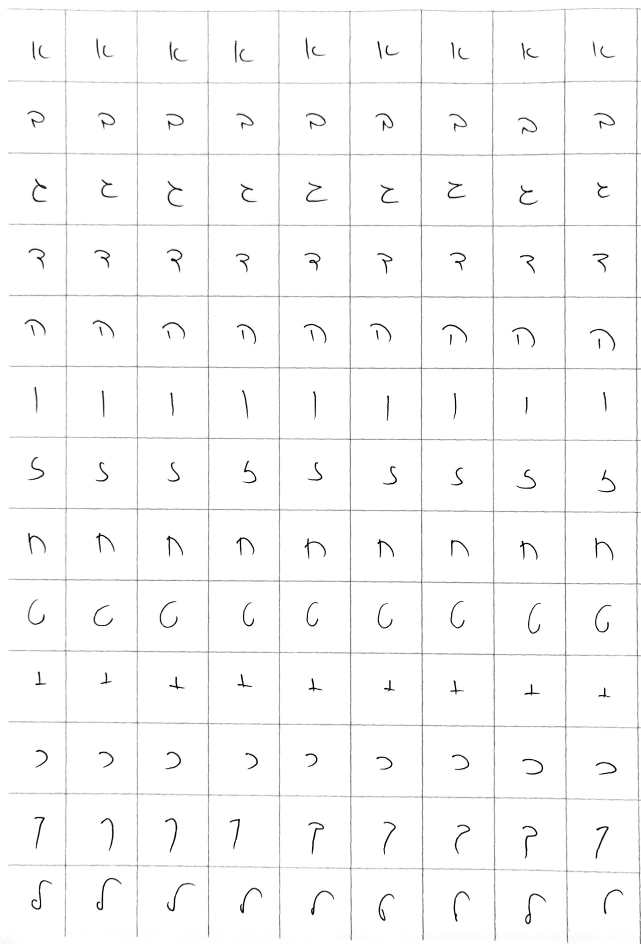
#> input picture neural-network/processing_templates/elka-template-01.jpg, 1922 x 2830 px, given as the content of the folder filled_in_templates, which was not available (shown at 1/3 size)
$ python preprocess.py
#> lines starting #> are read from the running program, lines starting #| are printed output that depends on the picture; after the words box and inside, x2 and y2 are one past the last pixel; in counts of white or black regions, pixels touching at a corner belong together; pictures that were not available may be replaced by others from this repository, and a replacement may not be noted
### neural-network/processing_templates/split_image.py
from PIL import Image
import  os
import uuid
import shutil


class Crop_every_image:
    def __init__(self, path):
        self.path = path
        self.crop_image()


    # [13 lines left out: function crop_image, not called in this run]


class Split:
    def __init__(self, path):
        print(path)
        self.count = 1
        self.path = path
        self.parent_path = os.path.dirname(path)
        unique_id = uuid.uuid4()
        dir_name = str(unique_id)
        self.output_folder = f"filled_in_templates/result/{dir_name}"
        if not os.path.exists(self.output_folder):
            os.makedirs(self.output_folder)
        self.new_folder()


    def new_folder(self):

        for filename in os.listdir(self.path):
            if filename.lower().endswith(('.png', '.jpg', '.jpeg', '.bmp')):
                filepath = os.path.join(self.path, filename)
                image = Image.open(filepath)
                self.split_page(image)

        self.delete_folder(self.parent_path)


    # [26 lines left out: function split_page, not called in this run]

    def delete_folder (self, path):
        try:
            # remove the folder and all its contents
            shutil.rmtree(path)
            print("Folder deleted successfully")
        except OSError as error:
            print(f"Error: {path} : {error.strerror}")

### neural-network/processing_templates/preprocess.py
import os
import cv2
from split_image import  Split

class preprocess:
    def __init__(self):

        self.input_folder = "filled_in_templates"
        self.result_folder_name = 'after_preprocessing'
        self.new_folder_path = ""
        self.prepare_pict()


    def prepare_pict (self):
        for folder_path, subfolders, filenames in os.walk(self.input_folder):


            count = 0
            for filename in filenames:
                self.new_folder_path = os.path.join(folder_path, self.result_folder_name)
                if not os.path.exists(self.new_folder_path):
                    os.makedirs(self.new_folder_path)

                if filename.lower().endswith(('.png', '.jpg', '.jpeg', '.bmp')):

                    image = cv2.imread(os.path.join(folder_path, filename),
                                       cv2.IMREAD_GRAYSCALE)
#> image is the input picture: shape (2830, 1922); min 0, max 255, mean 249.9
                    _, binarized = cv2.threshold(
                        image, 127, 255, cv2.THRESH_BINARY_INV)
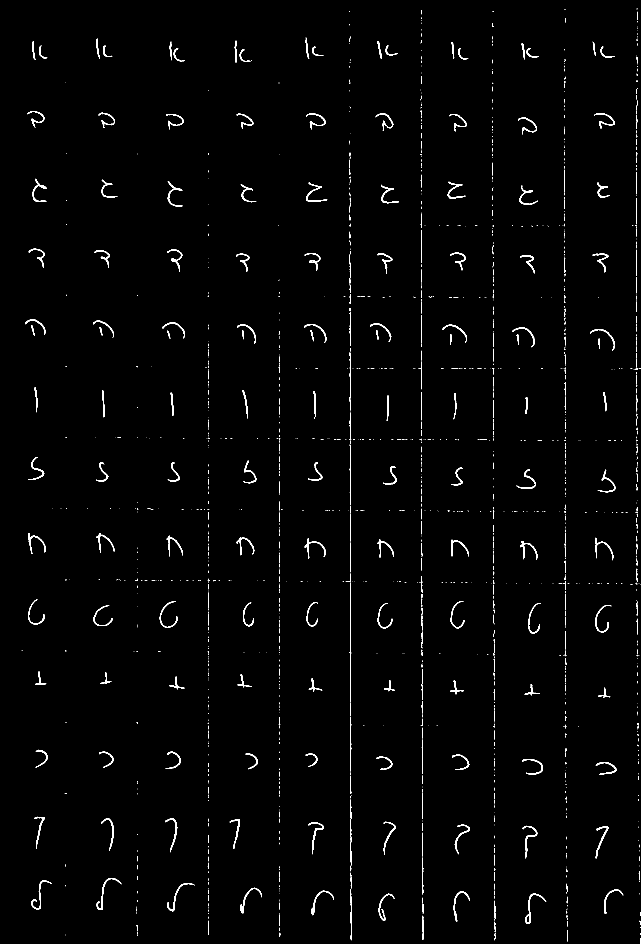
#> binarized: shape (2830, 1922) (shown at 1/3 size); 1.2% white; 1470 white regions (1151 under 20 px), largest, box (x1, y1, x2, y2) and area: (290, 2634, 364, 2730) 653, (1576, 2681, 1639, 2772) 630, (1568, 2477, 1612, 2575) 600


                    # Define a structuring element for morphology operations
                    kernel = cv2.getStructuringElement(cv2.MORPH_RECT, (3, 3))
                    # Apply morphology operations to remove the grid
                    morph = cv2.morphologyEx(binarized, cv2.MORPH_CLOSE, kernel)
#> morph: shape (2830, 1922); 1.2% white; 1163 white regions (812 under 20 px), largest, box (x1, y1, x2, y2) and area: (290, 2634, 364, 2730) 653, (1576, 2681, 1639, 2772) 634, (1568, 2477, 1612, 2575) 603

                    kernel = cv2.getStructuringElement(cv2.MORPH_RECT, (3, 3))
                    binarized = cv2.dilate(binarized, kernel, iterations=3)
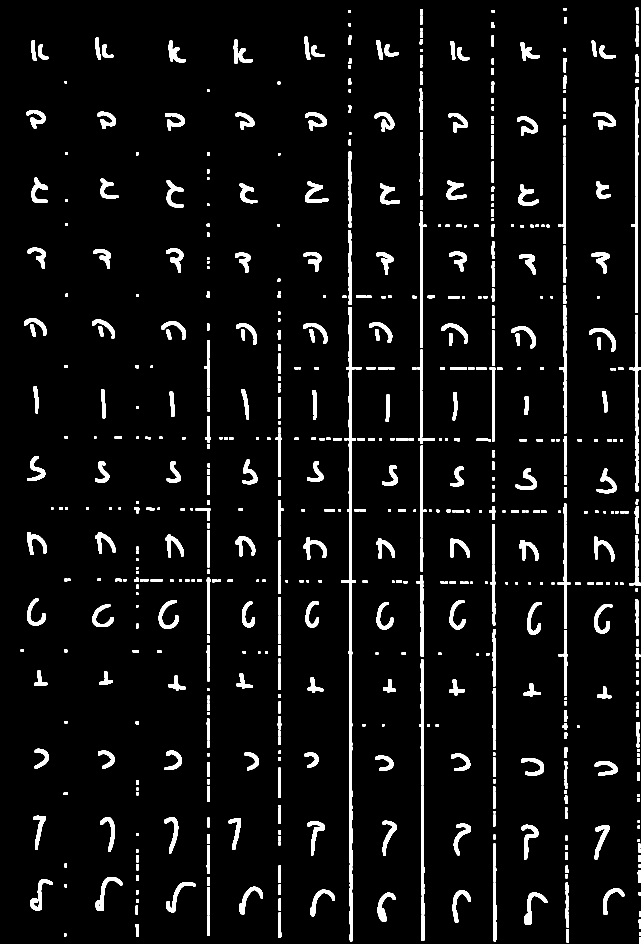
#> binarized: shape (2830, 1922) (shown at 1/3 size); 5.4% white; 688 white regions, largest, box (x1, y1, x2, y2) and area: (1024, 921, 1068, 2824) 15393, (1258, 1978, 1272, 2355) 3080, (1893, 591, 1914, 939) 2829

                    height, width = binarized.shape
#> height = 2830; width = 1922
                    binarized = binarized[int(
                        height - height * 0.96):int(0.99 * height), int(width - width*0.99):int(width * 0.94)]
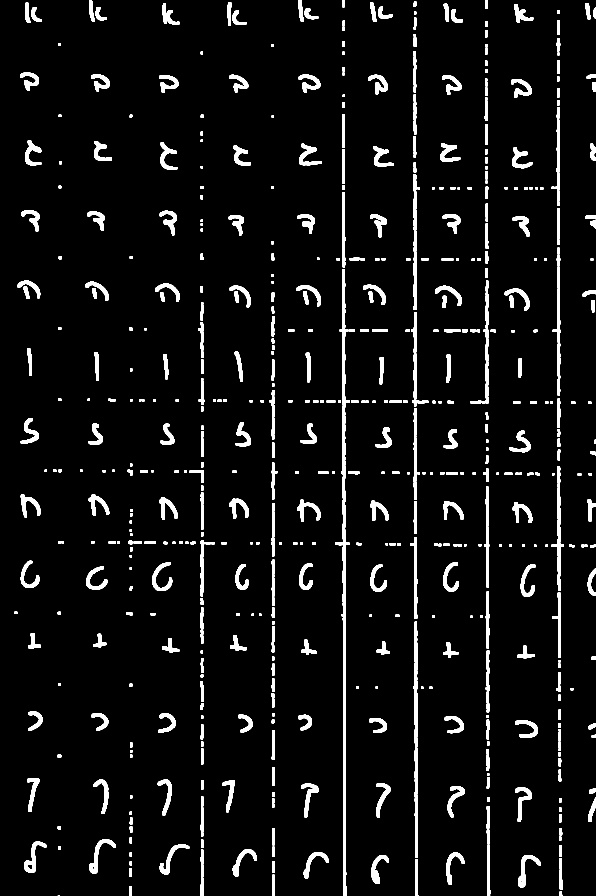
#> binarized: shape (2688, 1787) (shown at 1/3 size); 5.5% white; 613 white regions (1 under 20 px), largest, box (x1, y1, x2, y2) and area: (1005, 808, 1049, 2688) 15200, (1239, 1865, 1253, 2242) 3080, (1654, 1462, 1692, 1773) 2693

                    # [4 lines of commented-out code are left out]

                    output_filename = str(count) + ".jpg"
                    count+=1
                    output_path = os.path.join(
                        self.new_folder_path, output_filename)
                    cv2.imwrite(output_path, binarized)


            # print(self.new_folder_path)

            # print(new_folder_path)
        split = Split(self.new_folder_path)


guy = preprocess();
